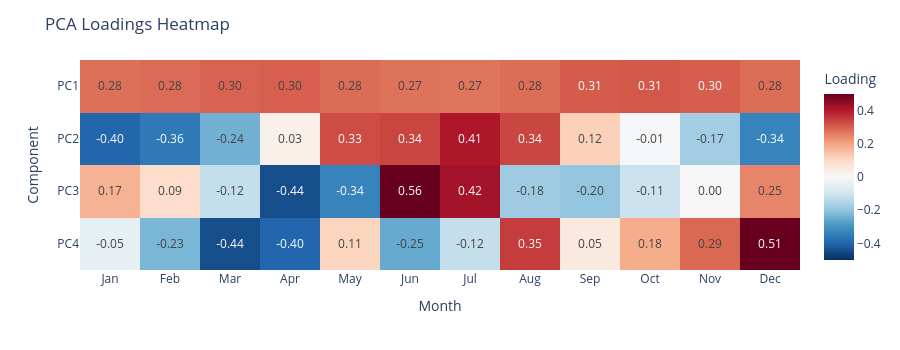

The code cell stored with this chart in its notebook:
### Markdown cell above
### Cell 14: Loadings Heatmap Visualization

This cell creates a **heatmap** to visualize the loading matrix, making patterns easier to identify at a glance.

**Color Encoding:**
- **Red/positive**: Variable increases when component increases
- **Blue/negative**: Variable decreases when component increases  
- **White/neutral**: Variable has little association with component

**Visual Pattern Recognition:**

1. **PC1 Pattern**: Look for uniform coloring across all months
   - If all months are the same color → PC1 captures overall temperature level
   - This is the "size" or "average" component

2. **PC2 Pattern**: Look for contrasting patterns
   - If summer months are red and winter months are blue (or vice versa) → PC2 captures seasonality
   - This is the "shape" or "contrast" component

3. **Higher PCs**: Look for more complex patterns
   - PC3, PC4 may capture shoulder seasons (spring/fall) or other subtleties
   - These typically explain much less variance

**Reading the Heatmap:**
- Rows = Principal components (what you're describing)
- Columns = Original variables (months)
- Cell value = How much that month contributes to that PC

### Code cell
# Visualize loadings as a heatmap
fig = px.imshow(loadings_df.T, text_auto='.2f', aspect='auto',
                color_continuous_scale='RdBu_r', zmin=-0.5, zmax=0.5,
                labels=dict(x='Month', y='Component', color='Loading'))
fig.update_layout(title='PCA Loadings Heatmap', width=900, height=350)
fig.show()

### Figure 1 — Plotly figure (JSON) as saved in the notebook; plotly's stock layout.template omitted (floating-point values rounded to 4 significant figures)
{"data": [{"coloraxis": "coloraxis", "hovertemplate": "Month: %{x}<br>Component: %{y}<br>Loading: %{z}<extra></extra>", "name": "0", "texttemplate": "%{z:.2f}", "type": "heatmap", "x": ["Jan", "Feb", "Mar", "Apr", "May", "Jun", "Jul", "Aug", "Sep", "Oct", "Nov", "Dec"], "xaxis": "x", "y": ["PC1", "PC2", "PC3", "PC4"], "yaxis": "y", "z": [[0.2765, 0.2838, 0.2953, 0.3004, 0.2832, 0.2732, 0.2695, 0.2804, 0.3061, 0.3097, 0.3027, 0.2797], [-0.3981, -0.3587, -0.2408, 0.02607, 0.326, 0.3378, 0.4051, 0.3351, 0.1185, -0.006273, -0.1749, -0.3359], [0.174, 0.09244, -0.1202, -0.4445, -0.3359, 0.5618, 0.4203, -0.1811, -0.1985, -0.1072, -0.003145, 0.2457], [-0.04649, -0.2299, -0.4441, -0.3977, 0.1111, -0.2545, -0.1214, 0.3487, 0.05179, 0.1849, 0.2865, 0.5071]]}], "layout": {"coloraxis": {"cmax": 0.5, "cmin": -0.5, "colorbar": {"title": {"text": "Loading"}}, "colorscale": [[0, "rgb(5,48,97)"], [0.1, "rgb(33,102,172)"], [0.2, "rgb(67,147,195)"], [0.3, "rgb(146,197,222)"], [0.4, "rgb(209,229,240)"], [0.5, "rgb(247,247,247)"], [0.6, "rgb(253,219,199)"], [0.7, "rgb(244,165,130)"], [0.8, "rgb(214,96,77)"], [0.9, "rgb(178,24,43)"], [1, "rgb(103,0,31)"]]}, "height": 350, "margin": {"t": 60}, "title": {"text": "PCA Loadings Heatmap"}, "width": 900, "xaxis": {"anchor": "y", "domain": [0, 1], "title": {"text": "Month"}}, "yaxis": {"anchor": "x", "autorange": "reversed", "domain": [0, 1], "title": {"text": "Component"}}}}
